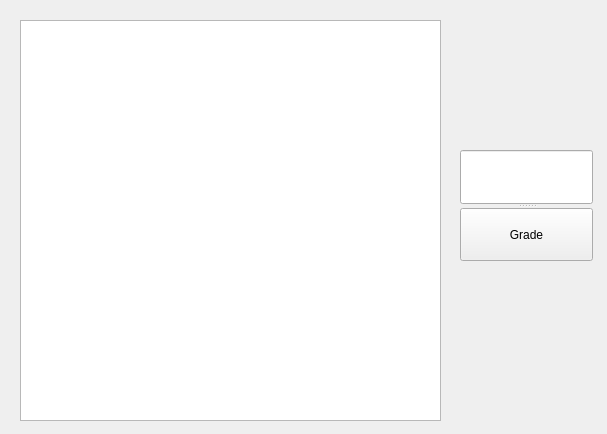
<?xml version="1.0" encoding="UTF-8"?>
<ui version="4.0">
 <class>QtGuiTeacher</class>
 <widget class="QWidget" name="QtGuiTeacher">
  <property name="geometry">
   <rect>
    <x>0</x>
    <y>0</y>
    <width>607</width>
    <height>434</height>
   </rect>
  </property>
  <property name="windowTitle">
   <string>QtGuiTeacher</string>
  </property>
  <widget class="QListWidget" name="listWidget">
   <property name="geometry">
    <rect>
     <x>20</x>
     <y>20</y>
     <width>421</width>
     <height>401</height>
    </rect>
   </property>
  </widget>
  <widget class="QSplitter" name="splitter">
   <property name="geometry">
    <rect>
     <x>460</x>
     <y>150</y>
     <width>133</width>
     <height>111</height>
    </rect>
   </property>
   <property name="orientation">
    <enum>Qt::Vertical</enum>
   </property>
   <widget class="QLineEdit" name="lineEdit"/>
   <widget class="QPushButton" name="pushButton">
    <property name="text">
     <string>Grade</string>
    </property>
   </widget>
  </widget>
 </widget>
 <layoutdefault spacing="6" margin="11"/>
 <resources/>
 <connections/>
</ui>
